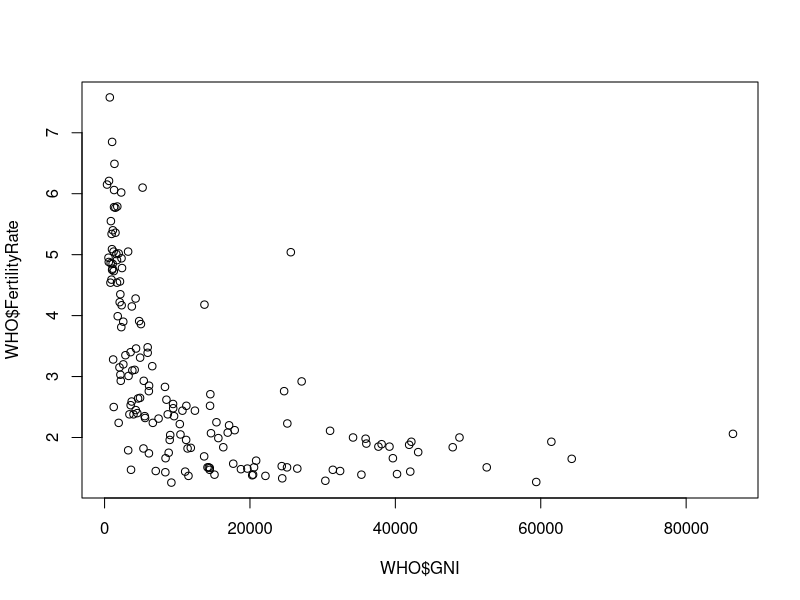
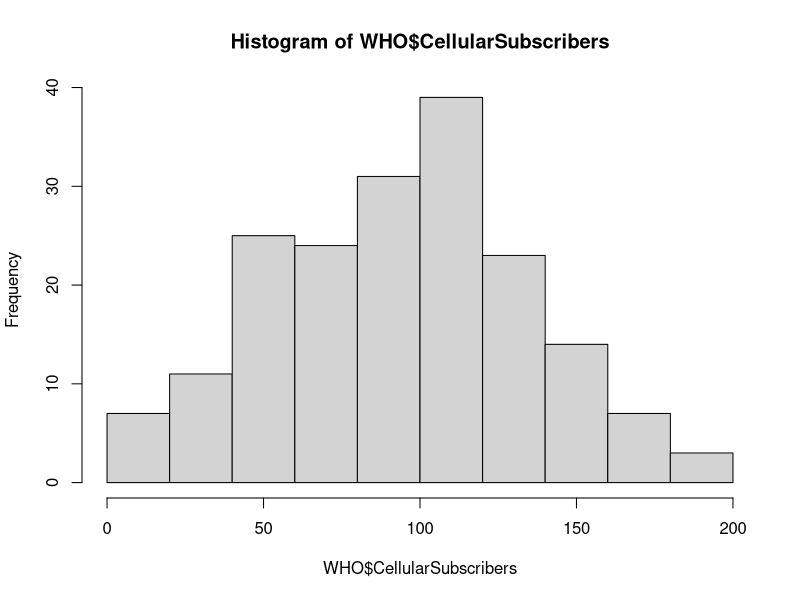
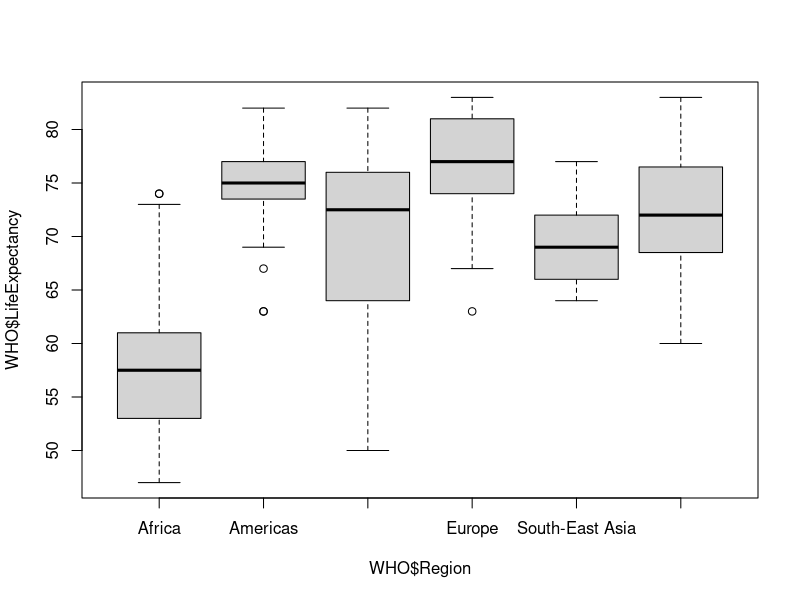
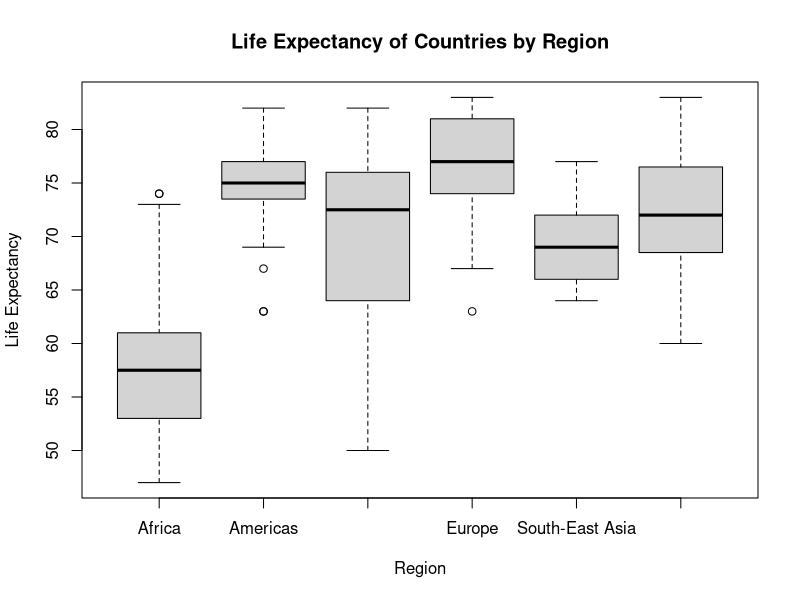

Here is the R script that generated these plots, in order:
Country = c("Brazil","China","India","Switzerland", "USA")
LifeExpectancy <- c(74, 76, 65, 83, 79)
Data = data.frame(Country,LifeExpectancy)

Population = c(199000, 1390000, 1240000, 7997, 318000)
#Add observation
Data2 = cbind(Data,Population)
Country <- c("Autralia", "Greece")
LifeExpectancy <- c(82,81)
Population <- c(23050, 11125)
NewData = data.frame(Country, LifeExpectancy, Population)
#Add data to existing frame
Data3 <- rbind(Data2, NewData)

#Reading and writing to file
getwd()
WHO <- read.csv("WHO.csv")
WHO
str(WHO)
summary(WHO)
WHO_Europe <- subset(WHO, Region=="Europe")
 str(WHO_Europe)
summary(WHO_Europe)
write.csv(WHO_Europe,"WHO_Europe.csv")
ls()
rm(WHO_Europe)

#Working with data
WHO$Under15
mean(WHO$Under15)
sd(WHO$Under15)
summary(WHO$Under15)
which.min(WHO$Under15)
WHO$Country[86]
which.max(WHO$Under15)
WHO$Country[124]
plot(WHO$GNI,WHO$FertilityRate)
Outliers <- subset(WHO, GNI > 10000 & FertilityRate > 2.5)
nrow(Outliers)
Outliers[c("Country","GNI","FertilityRate")]
hist(WHO$CellularSubscribers)
boxplot(WHO$LifeExpectancy ~ WHO$Region)
boxplot(WHO$LifeExpectancy ~ WHO$Region,xlab="Region",ylab="Life Expectancy",main="Life Expectancy of Countries by Region")
table(WHO$Region)
#Pass a function pointer as third argument to execute that func
tapply(WHO$Over60, WHO$Region, mean)
tapply(WHO$LiteracyRate, WHO$Region, min)
tapply(WHO$LiteracyRate, WHO$Region, min, na.rm=T)





